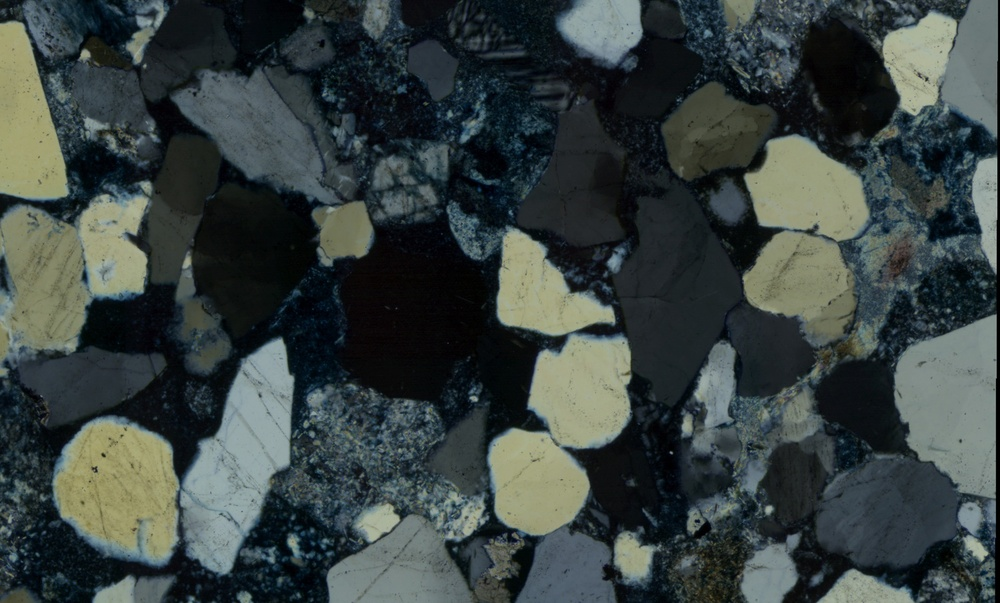
#> input picture img_readme/c2m06.jpg, 1000 x 603 px, shrunk from 1920 x 1158 before the run, found by its file name
$ python threshold.py
#> lines starting #> are read from the running program, lines starting #| are printed output that depends on the picture; after the words box and inside, x2 and y2 are one past the last pixel; in counts of white or black regions, pixels touching at a corner belong together
# -*- coding: utf-8 -*-
# @Time    : 2021/4/13 上午10:09
# @Author  : Luo Lu
# @Email   : argluolu@gmail.com
# @File    : threshold.py
# @Software: PyCharm
import cv2

img = cv2.imread('/home/luolu/Desktop/tmp/c2m06.jpg', 2)
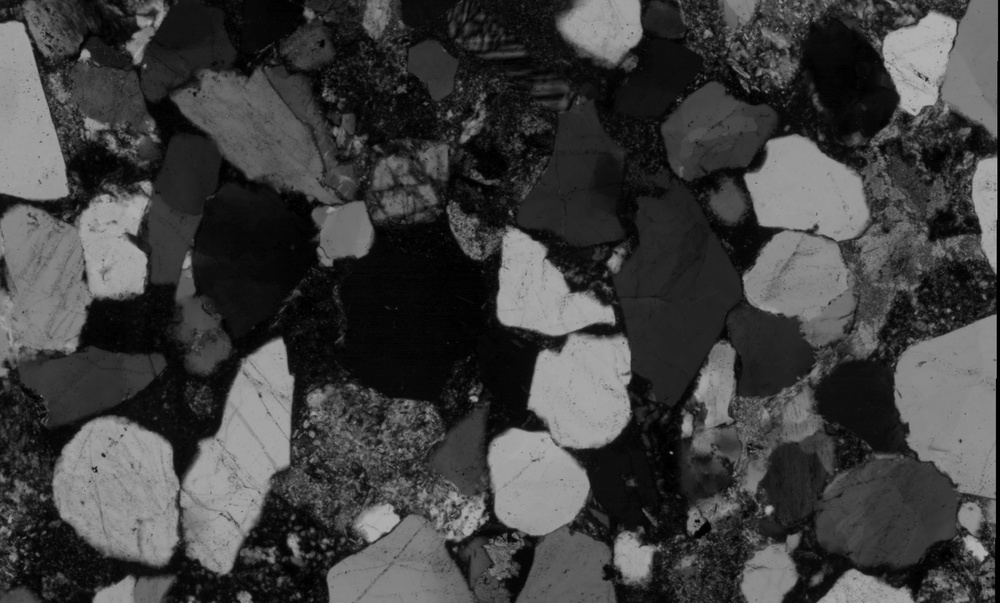
#> img: shape (603, 1000); min 0, max 180, mean 64
ret, bw_img = cv2.threshold(img, 127, 255, cv2.THRESH_BINARY)
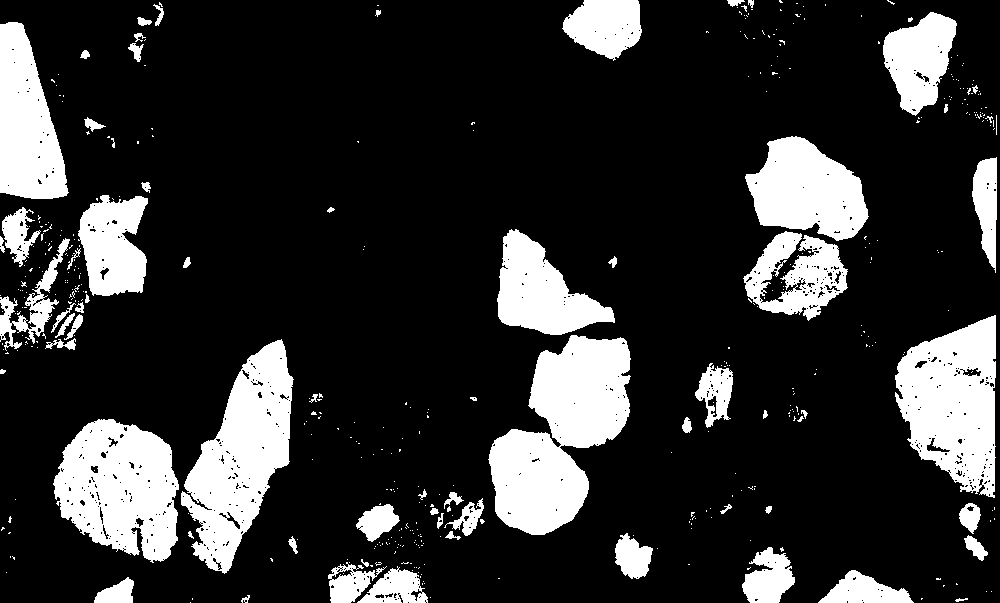
#> bw_img: shape (603, 1000); 19.5% white; 467 white regions (397 under 20 px), largest, box (x1, y1, x2, y2) and area: (488, 335, 631, 535) 16710, (181, 339, 294, 574) 13493, (53, 419, 179, 563) 12643
cv2.imshow("Binary Image", bw_img)
cv2.waitKey(0)
cv2.destroyAllWindows()

$ run again, with img_readme/101338.jpg copied over img_readme/c2m06.jpg
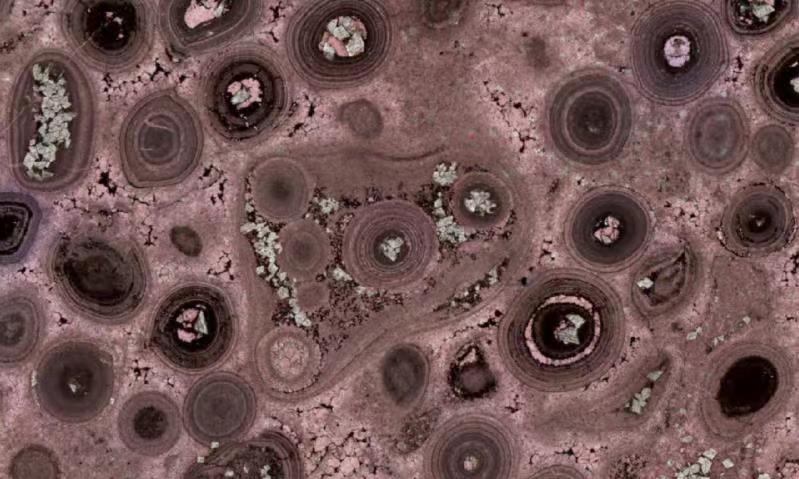
#> input picture img_readme/101338.jpg, 799 x 479 px, found by its file name
#> `img = cv2.imread('/home/luolu/Desktop/tmp/c2m06.jpg', 2)`:
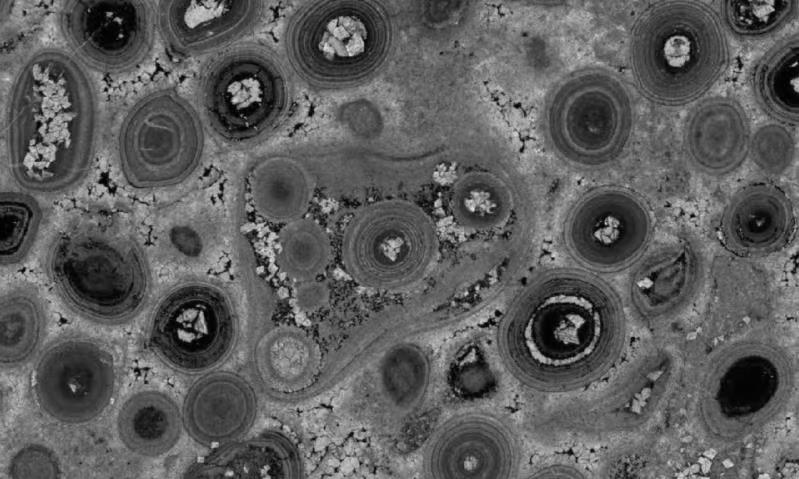
#> img: shape (479, 799); min 0, max 232, mean 93.2
#> `ret, bw_img = cv2.threshold(img, 127, 255, cv2.THRESH_BINARY)`:
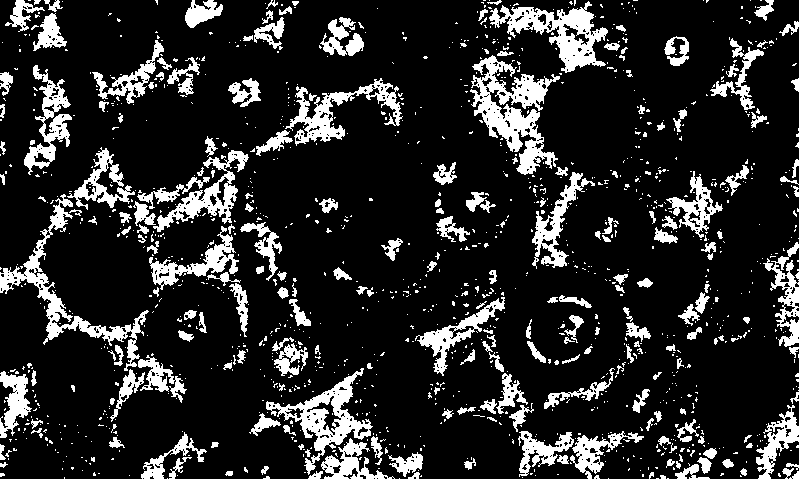
#> bw_img: shape (479, 799); 16.3% white; 1309 white regions (1087 under 20 px), largest, box (x1, y1, x2, y2) and area: (470, 55, 560, 175) 4213, (0, 194, 149, 371) 3203, (489, 1, 608, 73) 3071

$ run again, with img_readme/otsu.jpg copied over img_readme/c2m06.jpg
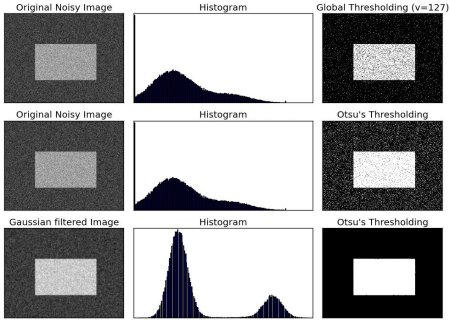
#> input picture img_readme/otsu.jpg, 450 x 320 px, found by its file name
#> `img = cv2.imread('/home/luolu/Desktop/tmp/c2m06.jpg', 2)`:
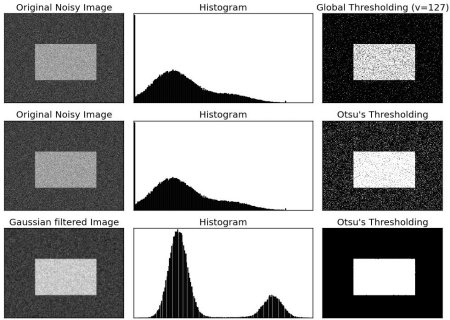
#> img: shape (320, 450); min 0, max 255, mean 156.2
#> `ret, bw_img = cv2.threshold(img, 127, 255, cv2.THRESH_BINARY)`:
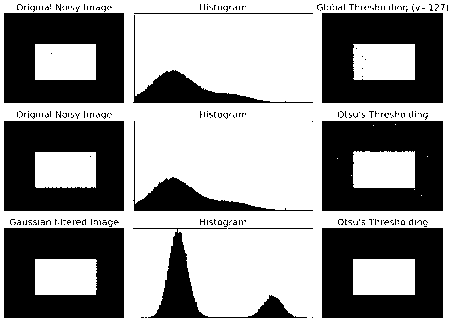
#> bw_img: shape (320, 450); 58% white; 258 black regions (247 under 20 px), largest, box (x1, y1, x2, y2) and area: (322, 13, 443, 103) 8677, (322, 228, 443, 318) 8658, (322, 121, 443, 211) 8629
